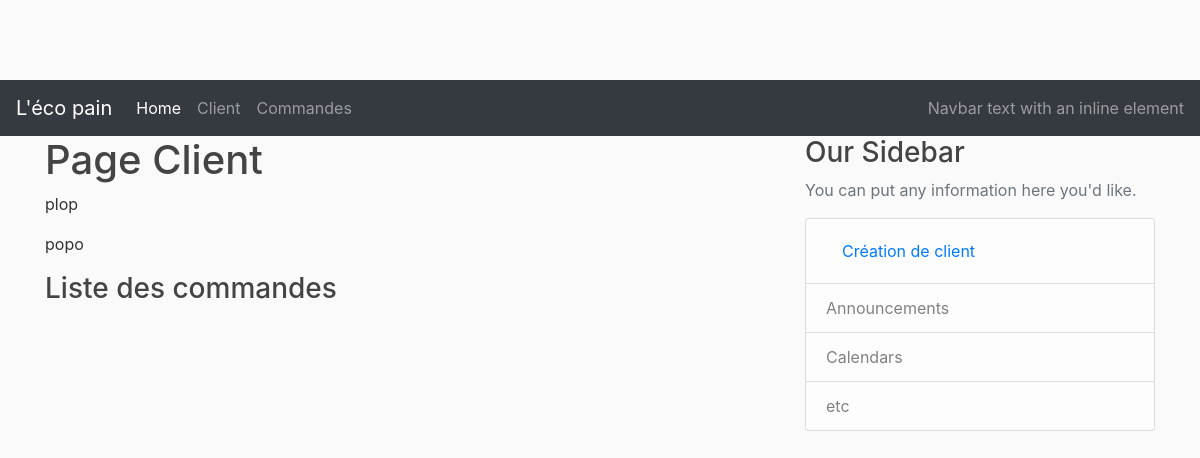
The app's page /customers/4, older data.
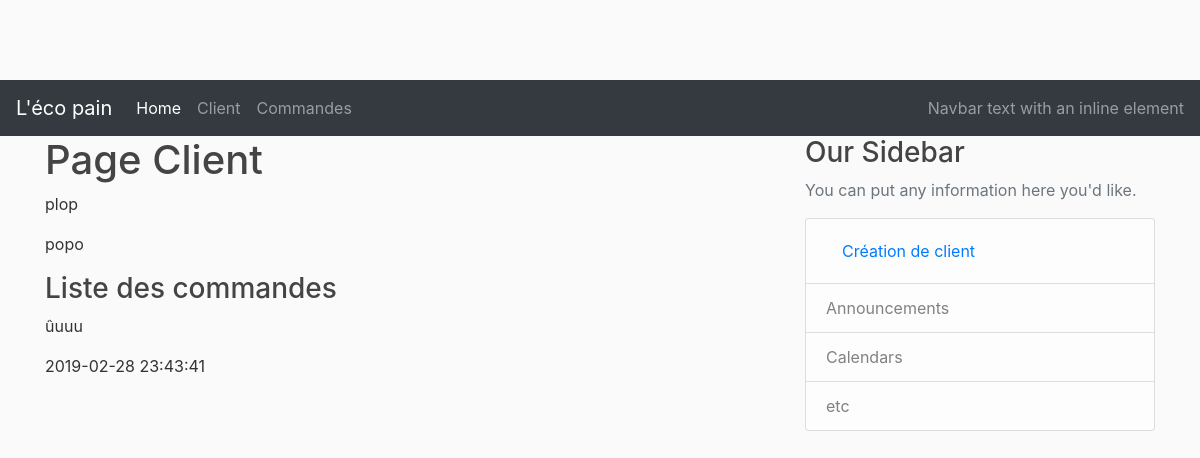
The same page, newer data.
### lecopain/models.py (models this page shows, shortened)
class Order(db.Model):
    id = db.Column(db.Integer, primary_key=True)
    title = db.Column(db.String(50), nullable=False)
    order_dt = db.Column(db.DateTime)
    created_at = db.Column(db.DateTime, nullable=False, default=datetime.utcnow)
    customer_id = db.Column(db.Integer, db.ForeignKey('customer.id'), nullable=False)

### lecopain/routes.py (the view)
@app.route("/customers/<int:customer_id>")
def customer(customer_id):
    customer = Customer.query.get_or_404(customer_id)
    return render_template('/customers/customer.html', customer=customer)

### lecopain/templates/customers/customer.html
{% extends "layout.html" %}
{% block content %}
    <h1>Page Client</h1>
    <div class="content-section">
        <p>{{customer.firstname}}</p>
        <p>{{customer.lastname}}</p>
    </div>
    <div>
        <h3>Liste des commandes</h3>
    </div>
    <div class="content-section">
        {% for order in customer.orders %}
            <p>{{order.title}}</p>
            <p>{{order.order_dt}}</p>
        {% endfor %}
    </div>
{% endblock %}
{% block right_menu %}
<div class="content-section">
    <h3>Our Sidebar</h3>
    <p class='text-muted'>You can put any information here you'd like.
        <ul class="list-group">
        <li class="list-group-item list-group-item-light">
                <a class="nav-link" href="/customers/new">Création de client</a></li>
        <li class="list-group-item list-group-item-light">Announcements</li>
        <li class="list-group-item list-group-item-light">Calendars</li>
        <li class="list-group-item list-group-item-light">etc</li>
        </ul>
    </p>
</div>
{% endblock %}

Row changes from the older to the newer data that the page shows:
added Order: title "ûuuu", order_dt "2019-02-28 23:43:41"
